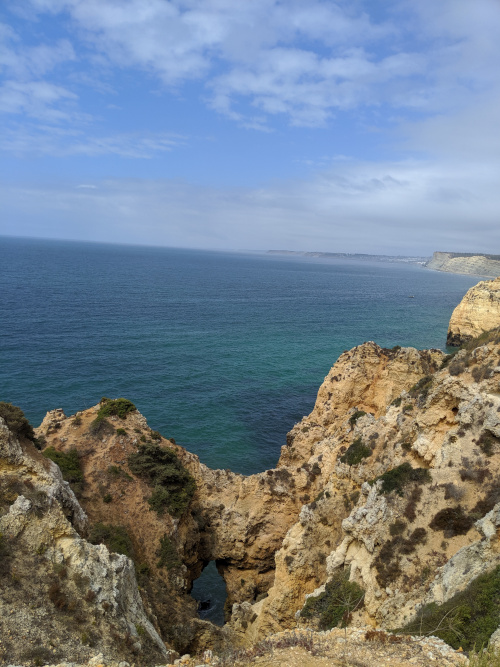
#> input picture test/fixtures/coast.jpg, 500 x 667 px
$ python generate_icons.py ../test/fixtures/coast.jpg
#> lines starting #> are read from the running program, lines starting #| are printed output that depends on the picture
import pathlib
import sys

from PIL import Image

root = pathlib.Path(__file__).resolve().parent.parent
source = pathlib.Path(sys.argv[1]) if len(sys.argv) > 1 else root / 'assets/icons/source.png'
image = Image.open(source).convert('RGBA')
icons = root / 'assets/icons'
icons.mkdir(parents=True, exist_ok=True)
if source.resolve() != (icons / 'source.png').resolve():
    image.save(icons / 'source.png')
image.resize((512, 512), Image.Resampling.LANCZOS).save(icons / 'brand.png')
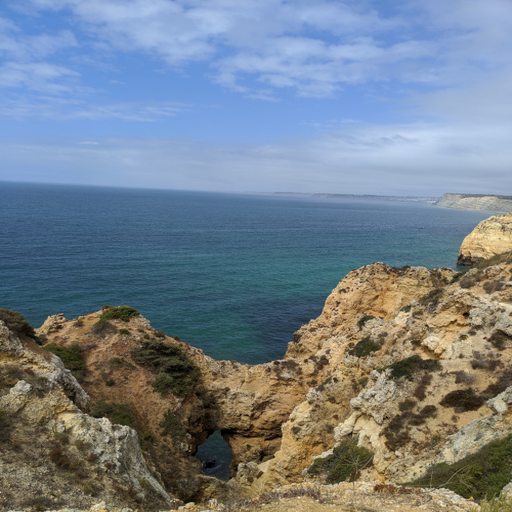
#> saved as brand.png: PIL image 512x512 RGBA; mean R, G, B, A 116.3, 128.3, 139.4, 255
image.resize((64, 64), Image.Resampling.LANCZOS).save(icons / 'tray.png')
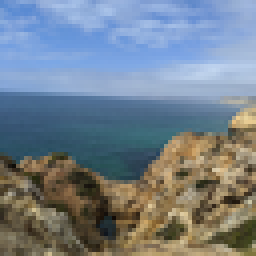
#> saved as tray.png: PIL image 64x64 RGBA (shown 4 times larger); mean R, G, B, A 116.3, 128.3, 139.4, 255
image.save(icons / 'tray.ico', sizes=[(16, 16), (24, 24), (32, 32), (48, 48), (64, 64), (128, 128), (256, 256)])
resources = root / 'platform_assets/android/res'
for density, size in [('mdpi', 48), ('hdpi', 72), ('xhdpi', 96), ('xxhdpi', 144), ('xxxhdpi', 192)]:
    target = resources / f'mipmap-{density}'
    target.mkdir(parents=True, exist_ok=True)
    image.resize((size, size), Image.Resampling.LANCZOS).save(target / 'ic_launcher.png')
#> this loop made 5 passes
#> pass 1, `image.resize((size, size), Image.Resampling.LANCZOS).save(target / 'ic..`:
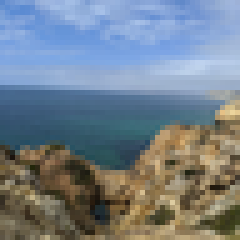
#> saved as ic_launcher.png: PIL image 48x48 RGBA (shown 5 times larger); mean R, G, B, A 116.3, 128.3, 139.4, 255
#> pass 2, `image.resize((size, size), Image.Resampling.LANCZOS).save(target / 'ic..`:
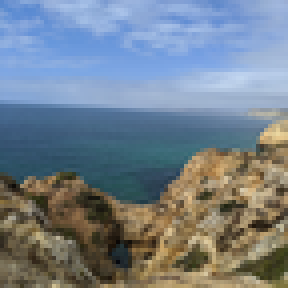
#> saved as ic_launcher.png: PIL image 72x72 RGBA (shown 4 times larger); mean R, G, B, A 116.3, 128.3, 139.4, 255
drawable = resources / 'drawable'
drawable.mkdir(parents=True, exist_ok=True)
image.resize((128, 128), Image.Resampling.LANCZOS).save(drawable / 'tile_icon.png')
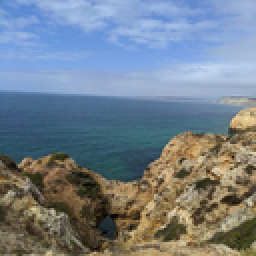
#> saved as tile_icon.png: PIL image 128x128 RGBA (shown 2 times larger); mean R, G, B, A 116.3, 128.3, 139.4, 255
foreground = Image.new('RGBA', (432, 432))
#> foreground: PIL image 432x432 RGBA; every value is 0
mark = image.resize((288, 288), Image.Resampling.LANCZOS)
foreground.alpha_composite(mark, (72, 72))
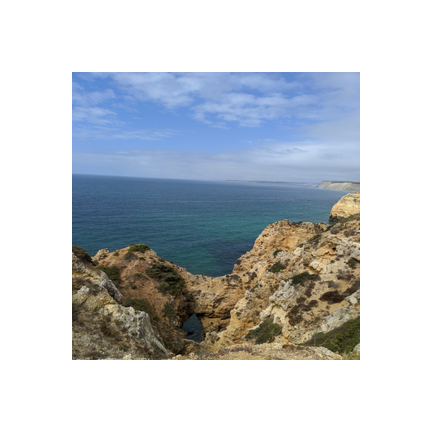
#> foreground: PIL image 432x432 RGBA; mean R, G, B, A 51.7, 57, 62, 113.3; transparent parts drawn white
foreground.save(drawable / 'launcher_foreground.png')
